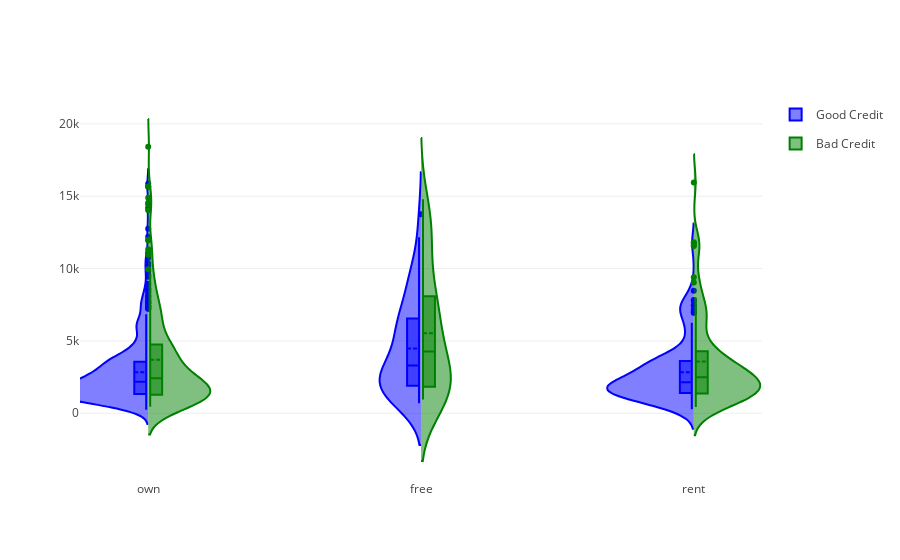

The notebook cell saved with this chart:
### Markdown cell above
### we can see that the own and good risk have a high correlation

### Code cell
#Distribuition of Credit Amount by Housing
fig = {
    "data": [
        {
            "type": 'violin',
            "x": df_good['Housing'],
            "y": df_good['Credit amount'],
            "legendgroup": 'Good Credit',
            "scalegroup": 'No',
            "name": 'Good Credit',
            "side": 'negative',
            "box": {
                "visible": True
            },
            "meanline": {
                "visible": True
            },
            "line": {
                "color": 'blue'
            }
        },
        {
            "type": 'violin',
            "x": df_bad['Housing'],
            "y": df_bad['Credit amount'],
            "legendgroup": 'Bad Credit',
            "scalegroup": 'No',
            "name": 'Bad Credit',
            "side": 'positive',
            "box": {
                "visible": True
            },
            "meanline": {
                "visible": True
            },
            "line": {
                "color": 'green'
            }
        }
    ],
    "layout" : {
        "yaxis": {
            "zeroline": False,
        },
        "violingap": 0,
        "violinmode": "overlay"
    }
}


py.iplot(fig, filename = 'violin/split', validate = False)

### Figure 1 — Plotly figure (JSON) as saved in the notebook; plotly's stock layout.template omitted (floating-point values rounded to 4 significant figures; data arrays with more than 128 entries replaced by an {"elided": "..."} marker saying what was removed)
{"data": [{"box": {"visible": true}, "legendgroup": "Good Credit", "line": {"color": "blue"}, "meanline": {"visible": true}, "name": "Good Credit", "scalegroup": "No", "side": "negative", "type": "violin", "x": {"elided": "700 str values"}, "y": {"elided": "700 int values"}}, {"box": {"visible": true}, "legendgroup": "Bad Credit", "line": {"color": "green"}, "meanline": {"visible": true}, "name": "Bad Credit", "scalegroup": "No", "side": "positive", "type": "violin", "x": {"elided": "300 str values"}, "y": {"elided": "300 int values"}}], "layout": {"violingap": 0, "violinmode": "overlay", "yaxis": {"zeroline": false}}}
